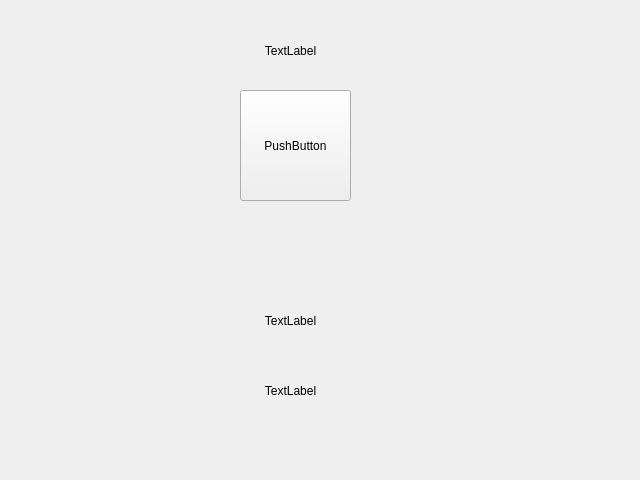
<?xml version="1.0" encoding="UTF-8"?>
<ui version="4.0">
 <class>MainWindowDesign</class>
 <widget class="QMainWindow" name="MainWindowDesign">
  <property name="geometry">
   <rect>
    <x>0</x>
    <y>0</y>
    <width>640</width>
    <height>480</height>
   </rect>
  </property>
  <property name="windowTitle">
   <string>QRosApp</string>
  </property>
  <property name="windowIcon">
   <iconset resource="../resources/images.qrc">
    <normaloff>:/images/icon.png</normaloff>:/images/icon.png</iconset>
  </property>
  <property name="locale">
   <locale language="English" country="Australia"/>
  </property>
  <widget class="QWidget" name="centralwidget">
   <widget class="QLabel" name="label">
    <property name="geometry">
     <rect>
      <x>200</x>
      <y>30</y>
      <width>181</width>
      <height>41</height>
     </rect>
    </property>
    <property name="text">
     <string>TextLabel</string>
    </property>
    <property name="alignment">
     <set>Qt::AlignCenter</set>
    </property>
   </widget>
   <widget class="QLabel" name="label_2">
    <property name="geometry">
     <rect>
      <x>200</x>
      <y>300</y>
      <width>181</width>
      <height>41</height>
     </rect>
    </property>
    <property name="text">
     <string>TextLabel</string>
    </property>
    <property name="alignment">
     <set>Qt::AlignCenter</set>
    </property>
   </widget>
   <widget class="QPushButton" name="pushButton">
    <property name="geometry">
     <rect>
      <x>240</x>
      <y>90</y>
      <width>111</width>
      <height>111</height>
     </rect>
    </property>
    <property name="text">
     <string>PushButton</string>
    </property>
   </widget>
   <widget class="QLabel" name="label_3">
    <property name="geometry">
     <rect>
      <x>130</x>
      <y>370</y>
      <width>321</width>
      <height>41</height>
     </rect>
    </property>
    <property name="text">
     <string>TextLabel</string>
    </property>
    <property name="alignment">
     <set>Qt::AlignCenter</set>
    </property>
   </widget>
  </widget>
  <action name="action_Quit">
   <property name="text">
    <string>&amp;Quit</string>
   </property>
   <property name="shortcut">
    <string>Ctrl+Q</string>
   </property>
   <property name="shortcutContext">
    <enum>Qt::ApplicationShortcut</enum>
   </property>
  </action>
  <action name="action_Preferences">
   <property name="text">
    <string>&amp;Preferences</string>
   </property>
  </action>
  <action name="actionAbout">
   <property name="text">
    <string>&amp;About</string>
   </property>
  </action>
  <action name="actionAbout_Qt">
   <property name="text">
    <string>About &amp;Qt</string>
   </property>
  </action>
 </widget>
 <resources>
  <include location="../resources/images.qrc"/>
 </resources>
 <connections>
  <connection>
   <sender>action_Quit</sender>
   <signal>triggered()</signal>
   <receiver>MainWindowDesign</receiver>
   <slot>close()</slot>
   <hints>
    <hint type="sourcelabel">
     <x>-1</x>
     <y>-1</y>
    </hint>
    <hint type="destinationlabel">
     <x>399</x>
     <y>299</y>
    </hint>
   </hints>
  </connection>
 </connections>
</ui>
